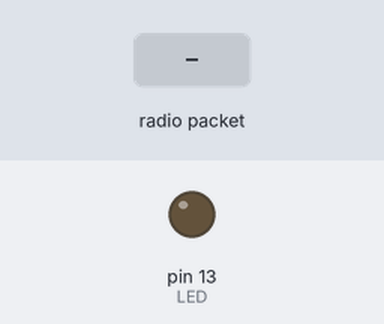
Recording of a sketch running on a simulated Arduino Uno, built with avr-gcc and run on an emulated ATmega328P. On the bench: output pins drawn as LEDs (lit = HIGH). The test bench sets the inputs (shaded band). No radio packets arrive unless stated; pins used as bus, display or sensor lines are not drawn; what the sketch prints to the serial monitor is not drawn.

Above: at 1.3 s.
1.4 s: radio packet "1" arrives
Timing chart, 0 to 4.4 s (numbered marks = the images above; inputs shaded):
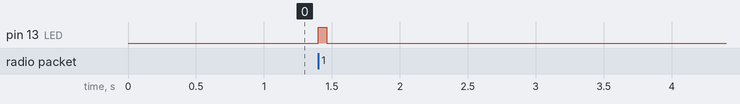

Measured:
- after the input at 1.4 s, pin 13 (LED): LOW → HIGH at once, → LOW 0.06 s later

The sketch:

Base_Station_Radio.ino
```cpp
//Fire Drogue type "Drog!"
//Fire main type "Main!"


#include <SPI.h>
#include <RH_RF95.h>

#define RFM95_CS 4
#define RFM95_RST 2
#define RFM95_INT 3

// Change to 434.0 or other frequency, must match RX's freq!
#define RF95_FREQ 915.0

// Singleton instance of the radio driver
RH_RF95 rf95(RFM95_CS, RFM95_INT);

// Blinky on receipt
#define LED 13
char str[6] = {'\0'};
void setup()
{
  pinMode(LED, OUTPUT);
  pinMode(RFM95_RST, OUTPUT);
  digitalWrite(RFM95_RST, HIGH);

  while (!Serial);
  Serial.begin(9600);
  delay(100);

  Serial.println("Arduino LoRa RX Test!");

  // manual reset
  digitalWrite(RFM95_RST, LOW);
  delay(10);
  digitalWrite(RFM95_RST, HIGH);
  delay(10);

  while (!rf95.init()) {
    Serial.println("LoRa radio init failed");
    while (1);
  }
  Serial.println("LoRa radio init OK!");

  // Defaults after init are 434.0MHz, modulation GFSK_Rb250Fd250, +13dbM
  if (!rf95.setFrequency(RF95_FREQ)) {
    Serial.println("setFrequency failed");
    while (1);
  }
  Serial.print("Set Freq to: "); Serial.println(RF95_FREQ);

  // Defaults after init are 434.0MHz, 13dBm, Bw = 125 kHz, Cr = 4/5, Sf = 128chips/symbol, CRC on

  // The default transmitter power is 13dBm, using PA_BOOST.
  // If you are using RFM95/96/97/98 modules which uses the PA_BOOST transmitter pin, then
  // you can set transmitter powers from 5 to 23 dBm:
  rf95.setTxPower(23, false);
}

void loop()
{
  if (rf95.available())
  {
    // Should be a message for us now
    uint8_t buf[RH_RF95_MAX_MESSAGE_LEN];
    uint8_t len = sizeof(buf);

    if (rf95.recv(buf, &len))
    {
      digitalWrite(LED, HIGH);
      Serial.println((char*)buf);
       Serial.print("RSSI: ");
      Serial.println(rf95.lastRssi(), DEC);
      // Send a reply
      if (Serial.available()>0){
          for (byte i=0; i<5; i++){
            str[i] = Serial.read();
          }
          Serial.flush();
          delay(100);
        }
        Serial.println(str);
      rf95.send((uint8_t*)str,6);
      rf95.waitPacketSent();
      Serial.println("Sent a reply");
      digitalWrite(LED, LOW);
    }
    else
    {
      Serial.println("Receive failed");
    }
  }
}
```
